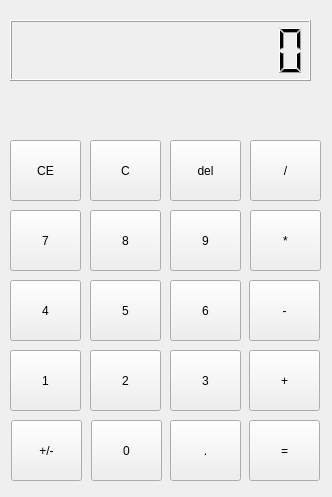
<?xml version="1.0" encoding="UTF-8"?>
<ui version="4.0">
 <class>Form</class>
 <widget class="QWidget" name="Form">
  <property name="geometry">
   <rect>
    <x>0</x>
    <y>0</y>
    <width>332</width>
    <height>497</height>
   </rect>
  </property>
  <property name="windowTitle">
   <string>Form</string>
  </property>
  <widget class="QPushButton" name="bnt7">
   <property name="geometry">
    <rect>
     <x>10</x>
     <y>210</y>
     <width>71</width>
     <height>61</height>
    </rect>
   </property>
   <property name="text">
    <string>7</string>
   </property>
  </widget>
  <widget class="QLCDNumber" name="lcdNumber">
   <property name="geometry">
    <rect>
     <x>10</x>
     <y>20</y>
     <width>301</width>
     <height>61</height>
    </rect>
   </property>
   <property name="digitCount">
    <number>11</number>
   </property>
  </widget>
  <widget class="QPushButton" name="bnt8">
   <property name="geometry">
    <rect>
     <x>90</x>
     <y>210</y>
     <width>71</width>
     <height>61</height>
    </rect>
   </property>
   <property name="text">
    <string>8</string>
   </property>
  </widget>
  <widget class="QPushButton" name="bnt9">
   <property name="geometry">
    <rect>
     <x>170</x>
     <y>210</y>
     <width>71</width>
     <height>61</height>
    </rect>
   </property>
   <property name="text">
    <string>9</string>
   </property>
  </widget>
  <widget class="QPushButton" name="bnt4">
   <property name="geometry">
    <rect>
     <x>10</x>
     <y>280</y>
     <width>71</width>
     <height>61</height>
    </rect>
   </property>
   <property name="text">
    <string>4</string>
   </property>
  </widget>
  <widget class="QPushButton" name="bnt5">
   <property name="geometry">
    <rect>
     <x>90</x>
     <y>280</y>
     <width>71</width>
     <height>61</height>
    </rect>
   </property>
   <property name="text">
    <string>5</string>
   </property>
  </widget>
  <widget class="QPushButton" name="bnt6">
   <property name="geometry">
    <rect>
     <x>170</x>
     <y>280</y>
     <width>71</width>
     <height>61</height>
    </rect>
   </property>
   <property name="text">
    <string>6</string>
   </property>
  </widget>
  <widget class="QPushButton" name="bnt1">
   <property name="geometry">
    <rect>
     <x>10</x>
     <y>350</y>
     <width>71</width>
     <height>61</height>
    </rect>
   </property>
   <property name="text">
    <string>1</string>
   </property>
  </widget>
  <widget class="QPushButton" name="bnt2">
   <property name="geometry">
    <rect>
     <x>90</x>
     <y>350</y>
     <width>71</width>
     <height>61</height>
    </rect>
   </property>
   <property name="text">
    <string>2</string>
   </property>
  </widget>
  <widget class="QPushButton" name="bnt3">
   <property name="geometry">
    <rect>
     <x>170</x>
     <y>350</y>
     <width>71</width>
     <height>61</height>
    </rect>
   </property>
   <property name="text">
    <string>3</string>
   </property>
  </widget>
  <widget class="QPushButton" name="bnt0">
   <property name="geometry">
    <rect>
     <x>91</x>
     <y>420</y>
     <width>71</width>
     <height>61</height>
    </rect>
   </property>
   <property name="text">
    <string>0</string>
   </property>
  </widget>
  <widget class="QPushButton" name="bnt_del">
   <property name="geometry">
    <rect>
     <x>250</x>
     <y>210</y>
     <width>71</width>
     <height>61</height>
    </rect>
   </property>
   <property name="text">
    <string>*</string>
   </property>
  </widget>
  <widget class="QPushButton" name="bnt_s">
   <property name="geometry">
    <rect>
     <x>11</x>
     <y>420</y>
     <width>71</width>
     <height>61</height>
    </rect>
   </property>
   <property name="text">
    <string>+/-</string>
   </property>
  </widget>
  <widget class="QPushButton" name="bnt_sub">
   <property name="geometry">
    <rect>
     <x>249</x>
     <y>280</y>
     <width>71</width>
     <height>61</height>
    </rect>
   </property>
   <property name="text">
    <string>-</string>
   </property>
  </widget>
  <widget class="QPushButton" name="bnt_div">
   <property name="geometry">
    <rect>
     <x>250</x>
     <y>140</y>
     <width>71</width>
     <height>61</height>
    </rect>
   </property>
   <property name="text">
    <string>/</string>
   </property>
  </widget>
  <widget class="QPushButton" name="bnt_add">
   <property name="geometry">
    <rect>
     <x>249</x>
     <y>350</y>
     <width>71</width>
     <height>61</height>
    </rect>
   </property>
   <property name="text">
    <string>+</string>
   </property>
  </widget>
  <widget class="QPushButton" name="bnt_result">
   <property name="geometry">
    <rect>
     <x>249</x>
     <y>420</y>
     <width>71</width>
     <height>61</height>
    </rect>
   </property>
   <property name="text">
    <string>=</string>
   </property>
  </widget>
  <widget class="QPushButton" name="bnt_dot">
   <property name="geometry">
    <rect>
     <x>170</x>
     <y>420</y>
     <width>71</width>
     <height>61</height>
    </rect>
   </property>
   <property name="text">
    <string>.</string>
   </property>
  </widget>
  <widget class="QPushButton" name="bnt_c">
   <property name="geometry">
    <rect>
     <x>90</x>
     <y>140</y>
     <width>71</width>
     <height>61</height>
    </rect>
   </property>
   <property name="text">
    <string>C</string>
   </property>
  </widget>
  <widget class="QPushButton" name="bnt9_del">
   <property name="geometry">
    <rect>
     <x>170</x>
     <y>140</y>
     <width>71</width>
     <height>61</height>
    </rect>
   </property>
   <property name="text">
    <string>del</string>
   </property>
  </widget>
  <widget class="QPushButton" name="bnt_ce">
   <property name="geometry">
    <rect>
     <x>10</x>
     <y>140</y>
     <width>71</width>
     <height>61</height>
    </rect>
   </property>
   <property name="text">
    <string>CE</string>
   </property>
  </widget>
 </widget>
 <resources/>
 <connections/>
</ui>
